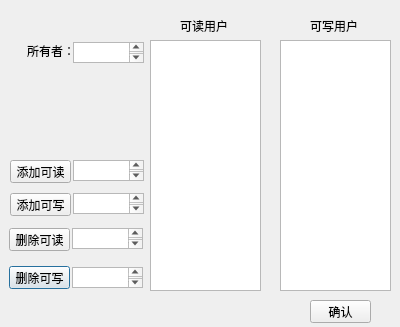
<?xml version="1.0" encoding="UTF-8"?>
<ui version="4.0">
 <class>Acc</class>
 <widget class="QDialog" name="Acc">
  <property name="geometry">
   <rect>
    <x>0</x>
    <y>0</y>
    <width>400</width>
    <height>327</height>
   </rect>
  </property>
  <property name="windowTitle">
   <string>Dialog</string>
  </property>
  <widget class="QLabel" name="label">
   <property name="geometry">
    <rect>
     <x>180</x>
     <y>20</y>
     <width>54</width>
     <height>12</height>
    </rect>
   </property>
   <property name="text">
    <string>可读用户</string>
   </property>
  </widget>
  <widget class="QLabel" name="write">
   <property name="geometry">
    <rect>
     <x>310</x>
     <y>20</y>
     <width>54</width>
     <height>12</height>
    </rect>
   </property>
   <property name="text">
    <string>可写用户</string>
   </property>
  </widget>
  <widget class="QListWidget" name="read">
   <property name="geometry">
    <rect>
     <x>150</x>
     <y>40</y>
     <width>111</width>
     <height>251</height>
    </rect>
   </property>
  </widget>
  <widget class="QListWidget" name="write_2">
   <property name="geometry">
    <rect>
     <x>280</x>
     <y>40</y>
     <width>111</width>
     <height>251</height>
    </rect>
   </property>
  </widget>
  <widget class="QTextEdit" name="delR">
   <property name="geometry">
    <rect>
     <x>72</x>
     <y>228</y>
     <width>71</width>
     <height>21</height>
    </rect>
   </property>
  </widget>
  <widget class="QTextEdit" name="delW">
   <property name="geometry">
    <rect>
     <x>72</x>
     <y>267</y>
     <width>71</width>
     <height>21</height>
    </rect>
   </property>
  </widget>
  <widget class="QPushButton" name="BdelW">
   <property name="geometry">
    <rect>
     <x>9</x>
     <y>266</y>
     <width>61</width>
     <height>23</height>
    </rect>
   </property>
   <property name="text">
    <string>删除可写</string>
   </property>
  </widget>
  <widget class="QPushButton" name="BdelR">
   <property name="geometry">
    <rect>
     <x>9</x>
     <y>228</y>
     <width>61</width>
     <height>23</height>
    </rect>
   </property>
   <property name="text">
    <string>删除可读</string>
   </property>
  </widget>
  <widget class="QTextEdit" name="addR">
   <property name="geometry">
    <rect>
     <x>73</x>
     <y>160</y>
     <width>71</width>
     <height>21</height>
    </rect>
   </property>
  </widget>
  <widget class="QPushButton" name="BaddR">
   <property name="geometry">
    <rect>
     <x>10</x>
     <y>160</y>
     <width>61</width>
     <height>23</height>
    </rect>
   </property>
   <property name="text">
    <string>添加可读</string>
   </property>
  </widget>
  <widget class="QPushButton" name="BaddW">
   <property name="geometry">
    <rect>
     <x>10</x>
     <y>193</y>
     <width>61</width>
     <height>23</height>
    </rect>
   </property>
   <property name="text">
    <string>添加可写</string>
   </property>
  </widget>
  <widget class="QTextEdit" name="addW">
   <property name="geometry">
    <rect>
     <x>73</x>
     <y>193</y>
     <width>71</width>
     <height>21</height>
    </rect>
   </property>
  </widget>
  <widget class="QTextEdit" name="owner">
   <property name="geometry">
    <rect>
     <x>73</x>
     <y>42</y>
     <width>71</width>
     <height>21</height>
    </rect>
   </property>
  </widget>
  <widget class="QLabel" name="label_2">
   <property name="geometry">
    <rect>
     <x>27</x>
     <y>45</y>
     <width>54</width>
     <height>12</height>
    </rect>
   </property>
   <property name="text">
    <string>所有者：</string>
   </property>
  </widget>
  <widget class="QPushButton" name="save">
   <property name="geometry">
    <rect>
     <x>310</x>
     <y>300</y>
     <width>61</width>
     <height>23</height>
    </rect>
   </property>
   <property name="text">
    <string>确认</string>
   </property>
  </widget>
 </widget>
 <resources/>
 <connections/>
</ui>
